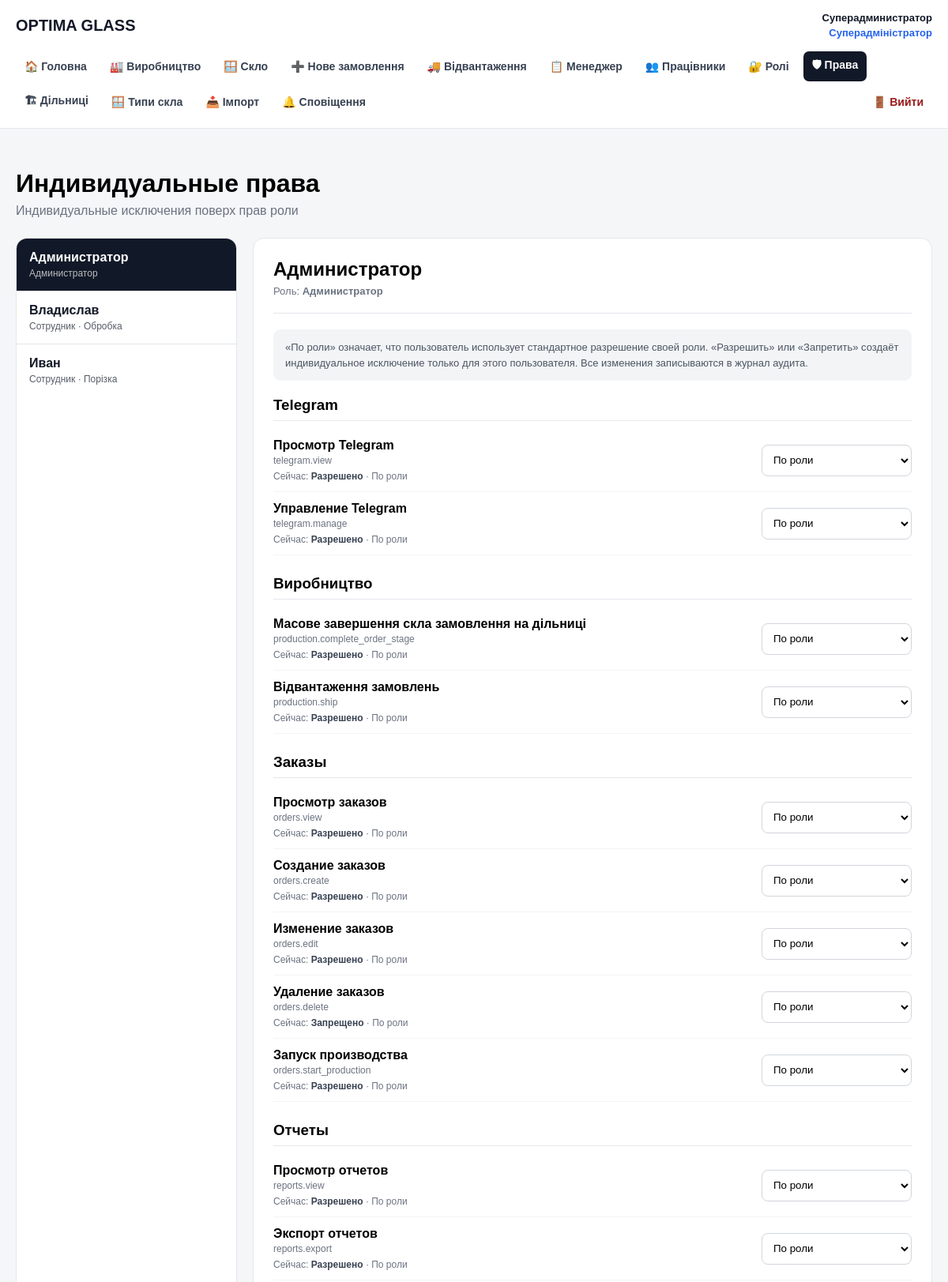
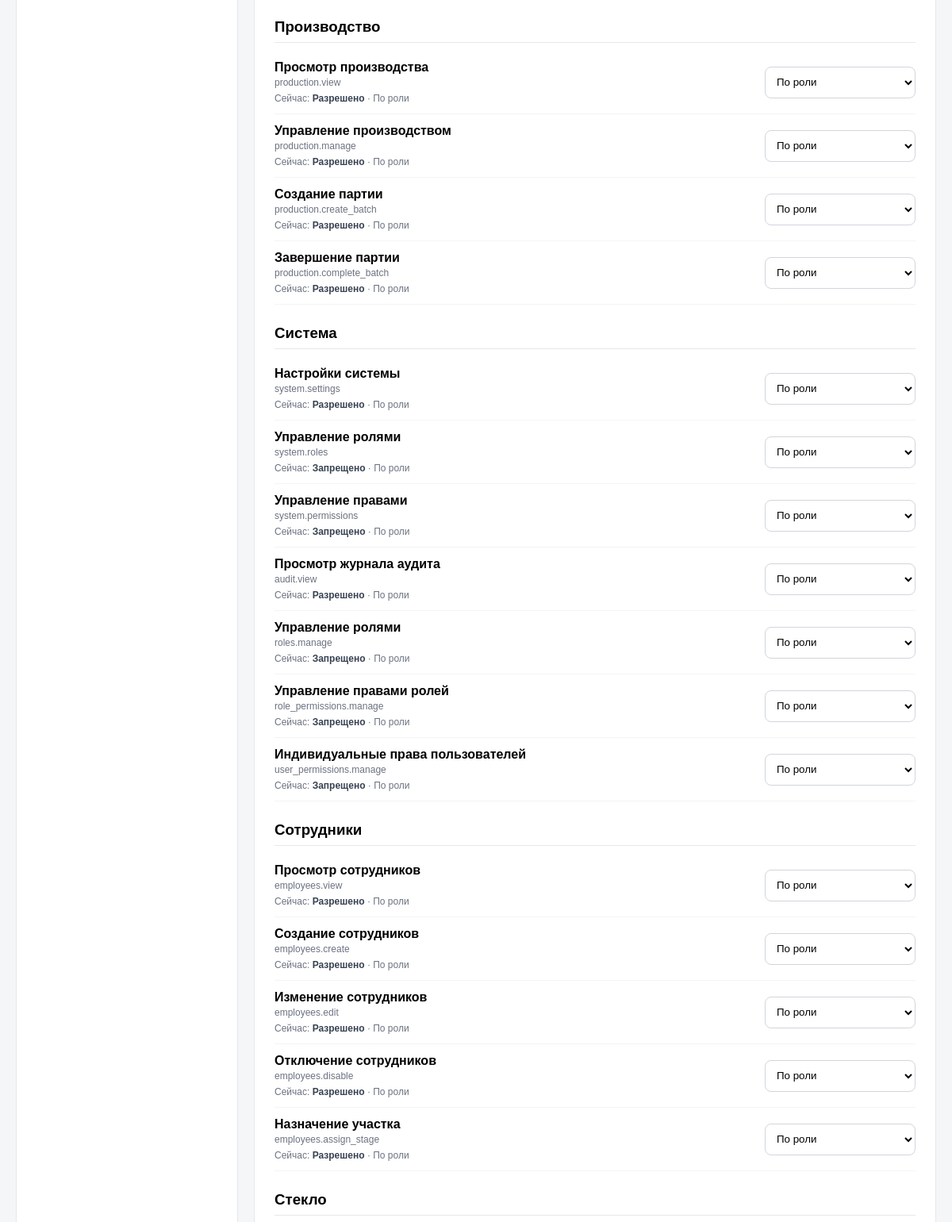
The page /user_permissions.php (signed in, upper part) on the database its author committed (2 pictures, top to bottom).
### tables this page shows
CREATE TABLE users (
        id INTEGER PRIMARY KEY AUTOINCREMENT,
        name TEXT NOT NULL,
        email TEXT NOT NULL UNIQUE,
        password TEXT NOT NULL,
        role TEXT NOT NULL DEFAULT 'employee',
        active INTEGER NOT NULL DEFAULT 1,
        created_at TEXT NOT NULL DEFAULT CURRENT_TIMESTAMP
    , stage_id INTEGER REFERENCES production_stages(id));

CREATE TABLE roles (
    id INTEGER PRIMARY KEY AUTOINCREMENT,
    name TEXT NOT NULL UNIQUE,
    title TEXT NOT NULL,
    system INTEGER NOT NULL DEFAULT 0,
    active INTEGER NOT NULL DEFAULT 1,
    created_at TEXT NOT NULL DEFAULT CURRENT_TIMESTAMP
);

CREATE TABLE production_stages (
    id INTEGER PRIMARY KEY AUTOINCREMENT,
    name TEXT NOT NULL UNIQUE,
    active INTEGER NOT NULL DEFAULT 1,
    created_at TEXT NOT NULL DEFAULT CURRENT_TIMESTAMP
, execution_mode TEXT NOT NULL DEFAULT 'single');

CREATE TABLE permissions (
    id INTEGER PRIMARY KEY AUTOINCREMENT,
    code TEXT NOT NULL UNIQUE,
    title TEXT NOT NULL,
    category TEXT NOT NULL,
    active INTEGER NOT NULL DEFAULT 1,
    created_at TEXT NOT NULL DEFAULT CURRENT_TIMESTAMP
);

### src/auth.php (called while the page is built, shortened)
<?php
require_once __DIR__ . '/db.php';
function current_user(): ?array
{
    global $db;
    $stmt = $db->prepare("
        SELECT
            u.id,
            u.name,
            u.email,
            u.role,
            u.active,
            u.stage_id,
            ps.name AS stage_name
        FROM users u
        LEFT JOIN production_stages ps
            ON ps.id = u.stage_id
        WHERE u.id = :id
          AND u.active = 1
        LIMIT 1
    ");
    $stmt->execute([
        ':id' => (int) $_SESSION['user_id'],
    ]);
    $user = $stmt->fetch(PDO::FETCH_ASSOC);
    return $user;
}
function require_user(): array
{
    $user = current_user();
    return $user;
}

### public/user_permissions.php (the view, shortened to what this page needs)
<?php
require __DIR__ . '/../src/auth.php';
$user = require_user();
function e(?string $value): string
{
    return htmlspecialchars(
        $value ?? '',
        ENT_QUOTES,
        'UTF-8'
    );
}
$selectedUserId =
    (int) (
        $_GET['user_id']
        ?? $_POST['user_id']
        ?? 0
    );
$usersStmt = $db->query("
    SELECT
        u.id,
        u.name,
        u.email,
        u.role,
        u.active,
        u.stage_id,
        r.title AS role_title,
        ps.name AS stage_name
    FROM users u
    LEFT JOIN roles r
        ON r.name = u.role
    LEFT JOIN production_stages ps
        ON ps.id = u.stage_id
    WHERE u.active = 1
      AND u.role <> 'superadmin'
    ORDER BY
        u.name ASC,
        u.id ASC
");
$users =
    $usersStmt->fetchAll(
        PDO::FETCH_ASSOC
    );
if (
    !$selectedUserId
    &&
    $users
) {
    $selectedUserId =
        (int) $users[0]['id'];
}
$selectedUser = null;
foreach ($users as $item) {
    if (
        (int) $item['id']
        ===
        $selectedUserId
    ) {
        $selectedUser = $item;
        break;
    }
}
$permissionsStmt =
    $db->query("
        SELECT
            id,
            code,
            title,
            category
        FROM permissions
        WHERE active = 1
        ORDER BY
            category,
            id
    ");
$permissions =
    $permissionsStmt->fetchAll(
        PDO::FETCH_ASSOC
    );
$userPermissions = [];
$rolePermissionsStmt =
    $db->prepare("
        SELECT
            p.id,
            rp.allowed
        FROM permissions p
        LEFT JOIN role_permissions rp
            ON rp.permission_id = p.id
           AND rp.role_id = (
                SELECT id
                FROM roles
                WHERE name = :role
                LIMIT 1
           )
        WHERE p.active = 1
    ");
$rolePermissionsStmt->execute([
    ':role' =>
        $selectedUser['role'],
]);
$rolePermissions = [];
foreach (
    $rolePermissionsStmt->fetchAll(
        PDO::FETCH_ASSOC
    )
    as $row
) {
    $rolePermissions[
        (int) $row['id']
    ] =
        $row['allowed'] === null
            ? false
            : (int) $row['allowed'] === 1;
}
$permissionsByCategory = [];
foreach (
    $permissions
    as $permission
) {
    $category =
        $permission['category'];
    if (
        !isset(
            $permissionsByCategory[
                $category
            ]
        )
    ) {
        $permissionsByCategory[
            $category
        ] = [];
    }
    $permissionsByCategory[
        $category
    ][] =
        $permission;
}
?>
<!DOCTYPE html>
<html lang="ru">
<head>
</head>
<body>
<?php require __DIR__ . '/../src/partials/header.php'; ?>
<main class="permissions-page">
    <header class="page-header">
        <h1>
            Индивидуальные права
        </h1>
        <div class="subtitle">
            Индивидуальные исключения поверх прав роли
        </div>
    </header>
    <div class="layout">
        <aside class="card users-list">
            <?php foreach ($users as $item): ?>
                <a
                    href="/user_permissions.php?user_id=<?= (int) $item['id'] ?>"
                    class="user-link <?= (int) $item['id'] === $selectedUserId
                        ? 'active'
                        : '' ?>"
                >
                    <div class="user-name">
                        <?= e(
                            $item['name']
                        ) ?>
                    </div>
                    <div class="user-role">
                        <?= e(
                            $item['role_title']
                            ?? $item['role']
                        ) ?>
                        <?php if (
                            !empty(
                                $item['stage_name']
                            )
                        ): ?>
                            ·
                            <?= e(
                                $item[
                                    'stage_name'
                                ]
                            ) ?>
                        <?php endif; ?>
                    </div>
                </a>
            <?php endforeach; ?>
        </aside>
        <section class="card permissions-card">
            <div class="selected-user">
                <h2>
                    <?= e(
                        $selectedUser[
                            'name'
                        ]
                    ) ?>
                </h2>
                <div class="selected-user-meta">
                    Роль:
                    <strong>
                        <?= e(
                            $selectedUser[
                                'role_title'
                            ]
                            ?? $selectedUser[
                                'role'
                            ]
                        ) ?>
                    </strong>
                </div>
            </div>
            <div class="info-box">
                «По роли» означает, что пользователь
                использует стандартное разрешение своей роли.
                «Разрешить» или «Запретить» создаёт
                индивидуальное исключение только для этого
                пользователя.
                Все изменения записываются в журнал аудита.
            </div>
            <form method="post">
                <?php foreach (
                    $permissionsByCategory
                    as $category =>
                        $categoryPermissions
                ): ?>
                    <section
                        class="permission-category"
                    >
                        <h3>
                            <?= e(
                                $category
                            ) ?>
                        </h3>
                        <?php foreach (
                            $categoryPermissions
                            as $permission
                        ): ?>
                            <?php
                            $permissionId =
                                (int)
                                $permission['id'];
                            $hasIndividual =
                                array_key_exists(
                                    $permissionId,
                                    $userPermissions
                                );
                            $individualValue =
                                $hasIndividual
                                    ? $userPermissions[
                                        $permissionId
                                    ]
                                    : null;
                            if (
                                $hasIndividual
                                &&
                                $individualValue
                                !== null
                            ) {
                                $effectiveAllowed =
                                    $individualValue
                                    === 1;
                                $effectiveSource =
                                    'Индивидуально';
                            } else {
                                $effectiveAllowed =
                                    $rolePermissions[
                                        $permissionId
                                    ]
                                    ?? false;
                                $effectiveSource =
                                    'По роли';
                            }
                            ?>
                            <div
                                class="permission-row"
                            >
                                <div>
                                    <div
                                        class="permission-title"
                                    >
                                        <?= e(
                                            $permission[
                                                'title'
                                            ]
                                        ) ?>
                                    </div>
                                    <div
                                        class="permission-code"
                                    >
                                        <?= e(
                                            $permission[
                                                'code'
                                            ]
                                        ) ?>
                                    </div>
                                    <div
                                        class="permission-role"
                                    >
                                        Сейчас:
                                        <strong>
                                            <?= $effectiveAllowed
                                                ? 'Разрешено'
                                                : 'Запрещено' ?>
                                        </strong>
                                        ·
                                        <?= e(
                                            $effectiveSource
                                        ) ?>
                                    </div>
                                </div>
                                <select
                                    name="permissions[<?= $permissionId ?>]"
                                    class="permission-select"
                                >
                                    <option
                                        value="inherit"
                                        <?= !$hasIndividual
                                            || $individualValue === null
                                            ? 'selected'
                                            : '' ?>
                                    >
                                        По роли
                                    </option>
                                </select>
                            </div>
                        <?php endforeach; ?>
                    </section>
                <?php endforeach; ?>
            </form>
        </section>
    </div>
</main>
</body>
</html>

### src/partials/header.php (shortened to what this page needs)
<?php
require_once __DIR__ . '/../auth.php';
require_once __DIR__ . '/../permissions.php';
$headerUser =
    isset($user) && is_array($user)
        ? $user
        : current_user();
$currentPage = basename(
    $_SERVER['PHP_SELF'] ?? ''
);
$headerRole = $headerUser['role'] ?? '';
$headerRoleLabels = [
    'superadmin'      => 'Суперадміністратор',
    'admin'           => 'Адміністратор',
    'manager'         => 'Менеджер',
    'section_manager' => 'Начальник дільниці',
    'employee'        => 'Працівник',
];
if (!function_exists('headerActive')) {
    function headerActive(
        string $page,
        string $currentPage
    ): string {
        return $page === $currentPage
            ? 'nav-active'
            : '';
    }
}
if (!function_exists('headerMenuItem')) {
    function headerMenuItem(
        string $url,
        string $label,
        string $page,
        string $currentPage,
        bool $allowed = true,
        string $extraClass = ''
    ): void {
        $classes = trim(
            headerActive(
                $page,
                $currentPage
            )
            . ' '
            . $extraClass
        );
        ?>
        <a
            href="<?= htmlspecialchars(
                $url,
                ENT_QUOTES,
                'UTF-8'
            ) ?>"
            class="<?= htmlspecialchars(
                $classes,
                ENT_QUOTES,
                'UTF-8'
            ) ?>"
        >
            <?= htmlspecialchars(
                $label,
                ENT_QUOTES,
                'UTF-8'
            ) ?>
        </a>
        <?php
    }
}
?>
<header class="app-header">
    <div class="app-header-inner">
        <div class="app-topbar">
            <a
                href="/"
                class="app-brand"
            >
                OPTIMA GLASS
            </a>
            <?php if ($headerUser): ?>
                <div class="app-user">
                    <strong>
                        <?= htmlspecialchars(
                            $headerUser['name'] ?? '',
                            ENT_QUOTES,
                            'UTF-8'
                        ) ?>
                    </strong>
                    <br>
                    <span class="app-user-role">
                        <?= htmlspecialchars(
                            $headerRoleLabels[$headerRole]
                                ?? $headerRole,
                            ENT_QUOTES,
                            'UTF-8'
                        ) ?>
                    </span>
                </div>
            <?php endif; ?>
        </div>
        <?php if ($headerUser): ?>
            <nav class="app-nav">
                <?php
                if ($headerRole === 'superadmin') {
                    headerMenuItem(
                        '/',
                        '🏠 Головна',
                        'index.php',
                        $currentPage
                    );
                }
                ?>
                <a
                    href="/logout.php"
                    class="logout-link"
                >
                    🚪 Вийти
                </a>
            </nav>
        <?php endif; ?>
    </div>
</header>

### rows shown on the page
users: name "Суперадминистратор", role "Суперадміністратор"
users: name "Администратор", roles.title "Администратор"
users: name "Владислав", roles.title "Сотрудник", stage.name "Обробка"
users: name "Иван", roles.title "Сотрудник", stage.name "Порізка"
roles: title "Администратор"
permissions: title "Просмотр Telegram", code "telegram.view", shows "Разрешено", id "По роли"
permissions: title "Управление Telegram", code "telegram.manage", shows "Разрешено", id "По роли"
permissions: title "Масове завершення скла замовлення на дільниці", code "production.complete_order_stage", shows "Разрешено", id "По роли"
permissions: title "Відвантаження замовлень", code "production.ship", shows "Разрешено", id "По роли"
permissions: title "Просмотр заказов", code "orders.view", shows "Разрешено", id "По роли"
permissions: title "Создание заказов", code "orders.create", shows "Разрешено", id "По роли"
permissions: title "Изменение заказов", code "orders.edit", shows "Разрешено", id "По роли"
permissions: title "Удаление заказов", code "orders.delete", shows "Запрещено", id "По роли"
permissions: title "Запуск производства", code "orders.start_production", shows "Разрешено", id "По роли"
permissions: title "Просмотр отчетов", code "reports.view", shows "Разрешено", id "По роли"
permissions: title "Экспорт отчетов", code "reports.export", shows "Разрешено", id "По роли"
permissions: title "Просмотр производства", code "production.view", shows "Разрешено", id "По роли"
permissions: title "Управление производством", code "production.manage", shows "Разрешено", id "По роли"
permissions: title "Создание партии", code "production.create_batch", shows "Разрешено", id "По роли"
permissions: title "Завершение партии", code "production.complete_batch", shows "Разрешено", id "По роли"
permissions: title "Настройки системы", code "system.settings", shows "Разрешено", id "По роли"
permissions: title "Управление ролями", code "system.roles", shows "Запрещено", id "По роли"
permissions: title "Управление правами", code "system.permissions", shows "Запрещено", id "По роли"
permissions: title "Просмотр журнала аудита", code "audit.view", shows "Разрешено", id "По роли"
permissions: title "Управление ролями", code "roles.manage", shows "Запрещено", id "По роли"
permissions: title "Управление правами ролей", code "role_permissions.manage", shows "Запрещено", id "По роли"
permissions: title "Индивидуальные права пользователей", code "user_permissions.manage", shows "Запрещено", id "По роли"
permissions: title "Просмотр сотрудников", code "employees.view", shows "Разрешено", id "По роли"
permissions: title "Создание сотрудников", code "employees.create", shows "Разрешено", id "По роли"
permissions: title "Изменение сотрудников", code "employees.edit", shows "Разрешено", id "По роли"
permissions: title "Отключение сотрудников", code "employees.disable", shows "Разрешено", id "По роли"
permissions: title "Назначение участка", code "employees.assign_stage", shows "Разрешено", id "По роли"

### other values the page prints
$label "🏠 Головна 🏭 Виробництво 🪟 Скло ➕ Нове замовлення 🚚 Відвантаження 📋 Менеджер 👥 Працівники 🔐 Ролі 🛡 Права 🏗 Дільниці 🪟 Типи скла 📥 Імпорт 🔔 Сповіщення"
$category "Telegram"
$category "Виробництво"
$category "Заказы"
$category "Отчеты"
$category "Производство"
$category "Система"
$category "Сотрудники"
$category "Стекло"
